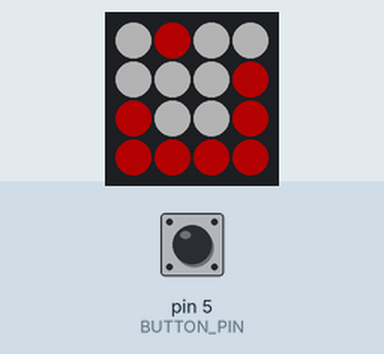
This sketch was run on a simulated Arduino Uno, built with avr-gcc and run on an emulated ATmega328P. Shown: 4×4 RGB LED matrix (first LED top left, wired row by row). Inputs (shaded band) come from the test bench; at power-on: pin 5 (BUTTON_PIN) HIGH. Dim RGB values are drawn brighter than linear; random numbers use the default seed unless the sketch sets one.

Above: at 1.5 s.
1.6 s: pin 5 (BUTTON_PIN) pulled LOW for 0.15 s
At 2.7 s:
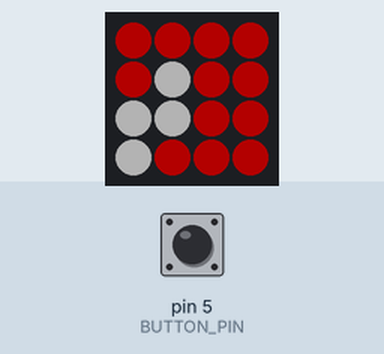
3.2 s: pin 5 (BUTTON_PIN) pulled LOW for 1 s
At 3.9 s:
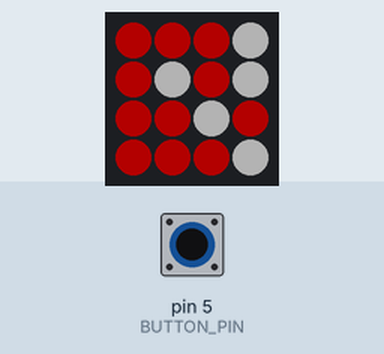
5.7 s: pin 5 (BUTTON_PIN) pulled LOW for 0.15 s
At 6.8 s:
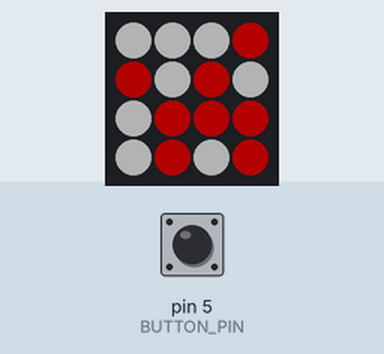
7.3 s: pin 5 (BUTTON_PIN) pulled LOW for 1 s
At 8.1 s:
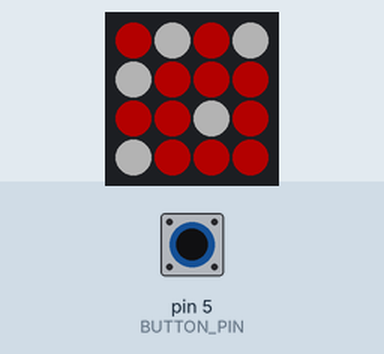
Timing chart, 0 to 10.3 s (numbered marks = the images above; inputs shaded):
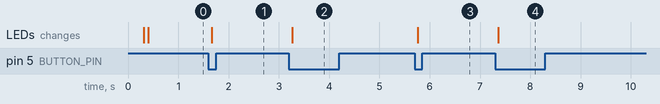

The sketch:

shock_board_2.ino
```cpp
/************

Alright so this shit ain't right either. But I guess welcome to my learning process?
I hate everything rn
*************/


/* ========================== INCLUDES ================================= */
#include "RGB.h"

#include <Adafruit_NeoPixel.h>
#include <Adafruit_NeoMatrix.h>
#include <Adafruit_GFX.h>
#ifndef PSTR
 #define PSTR // Make Arduino Due happy
#endif

/* ========================== NEOPIXELS SETTINGS ================================= */
#define NEOPIN 6
#define MATRIX_W 4
#define MATRIX_H 4


Adafruit_NeoMatrix matrix = Adafruit_NeoMatrix(MATRIX_W, MATRIX_H, NEOPIN,
  NEO_MATRIX_BOTTOM + NEO_MATRIX_LEFT +
  NEO_MATRIX_ROWS + NEO_MATRIX_ZIGZAG,
  NEO_GRB + NEO_KHZ800);


/* ========================== BOARD / GRID STUFF ================================= */

/* coordinates for a 4 x 4 grid
00,10,20,30
01,11,21,31
02,12,22,32
03,13,23,33,
04,14,24,34
*/

int board_full[4][4] = {};

// button pin
int BUTTON_PIN = 5;
// button state
bool oldState = HIGH;


/* ========================== SETUP AND LOOP ================================= */

void setup(){

  Serial.begin(9600);
  randomSeed(analogRead(A0));
  pinMode(BUTTON_PIN, INPUT_PULLUP);

  matrix.begin();
  matrix.setBrightness(60);
  matrix.fillScreen(matrix.Color(off.r,off.g,off.b));
  crossFade(off, white, 50, 5);
  drawBoard();

  //matrix.setPixelColor(random(0, 16);,0,255,0);  // OFFs I could have just done this? 0 - 16. :-/ merrrr. ok. hm.
}

void loop(){

  int location = random(0,16);
  bool newState = digitalRead(BUTTON_PIN);
  if (newState == LOW && oldState == HIGH) {
    delay(50);
    newState = digitalRead(BUTTON_PIN);
    if(newState == LOW){
      //matrix.setPixelColor(location,0,255,0);  // OFFs I could have just done this? 0 - 16. :-/ merrrr. ok. hm.
      //Serial.println(location);
      matrix.fillScreen(matrix.Color(white.r,white.g,white.b));
      drawBoard();
    }
  }
  oldState = newState;

  matrix.show();
}

/* ========================== FUNCTIONS ================================= */


void drawBoard() {
  int tester;
  for(int row = 0; row < MATRIX_W; row++) {
      tester = board_full[row][0];
    for(int column = 0; column < MATRIX_H; column++) {
     board_full[row][column] = random(0,2);
     //Serial.println(board_full[row][column]);
    //Serial.println(board_full[column][0]);
     if(board_full[row][column] == 1) {
       matrix.drawPixel(column, row, matrix.Color(red.r,red.g,red.b));
     }
   }
  }
  //Serial.println(tester);
  //Serial.println("-----");
}

/* ========================== NEOPIXEL FUNCTIONS ================================= */

  /*int land[4][4] = {
   {1, 1, 0, 0},
   {0, 1, 1, 0},
   {0, 1, 0, 1},
   {0, 0, 0, 1}
  };*/

// https://www.twilio.com/blog/2015/05/light-up-your-hackpack-with-the-adafruit-neomatrix-library.html

// Crossfade entire screen from startColor to endColor
void crossFade(RGB startColor, RGB endColor, int steps, int wait) {
  for(int i = 0; i <= steps; i++)
  {
     int newR = startColor.r + (endColor.r - startColor.r) * i / steps;
     int newG = startColor.g + (endColor.g - startColor.g) * i / steps;
     int newB = startColor.b + (endColor.b - startColor.b) * i / steps;

     matrix.fillScreen(matrix.Color(newR, newG, newB));
     matrix.show();
     delay(wait);
  }
}
```

RGB.h
```cpp
struct RGB {
  byte r;
  byte g;
  byte b;
};

// Define some colors we'll use frequently
RGB white = { 255, 255, 255 };
RGB red = { 255, 0, 0 };
RGB off = { 0, 0, 0 };
RGB blue = {0,0,255};
```

Measured:
- after the input at 1.6 s, the LEDs: change after 0.06 s (image 1)
- after the input at 3.2 s, the LEDs: change after 0.06 s (image 2)
- after the input at 5.7 s, the LEDs: change after 0.06 s (image 3)
- after the input at 7.3 s, the LEDs: change after 0.06 s (image 4)
